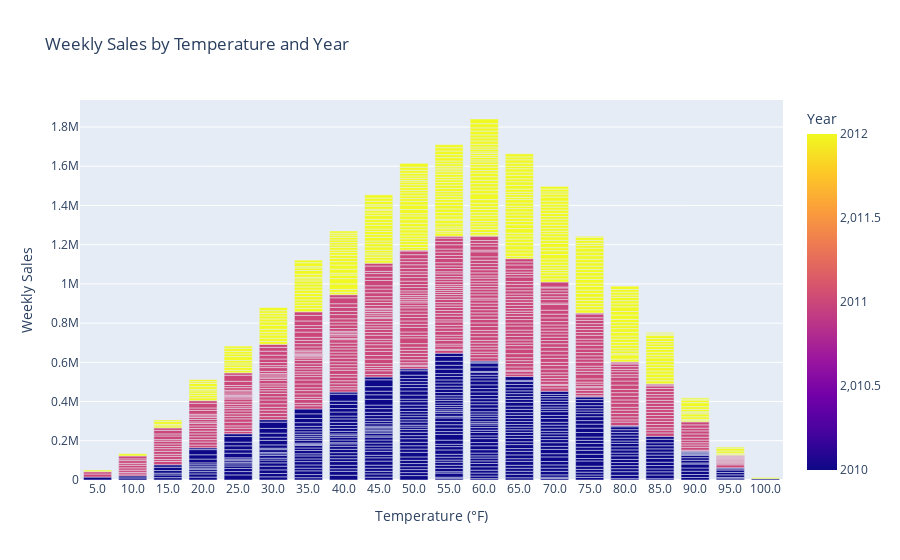

Source (notebook cell):
### Code cell
# Plot using Plotly
fig = px.bar(
    df,
    x='store_temperature_bin',
    y='weekly_sales',
    color='year',
    barmode='stack',
    title='Weekly Sales by Temperature and Year',
    labels={
        'store_temperature_bin': 'Temperature (°F)',
        'weekly_sales': 'Weekly Sales',
        'year': 'Year'
    }
)

fig.show()

### Figure 1 — Plotly figure (JSON) as saved in the notebook; plotly's stock layout.template omitted (floating-point values rounded to 4 significant figures; data arrays with more than 128 entries replaced by an {"elided": "..."} marker saying what was removed)
{"data": [{"hovertemplate": "Temperature (°F)=%{x}<br>Weekly Sales=%{y}<br>Year=%{marker.color}<extra></extra>", "legendgroup": "", "marker": {"color": {"elided": "1234 int values"}, "coloraxis": "coloraxis", "pattern": {"shape": ""}}, "name": "", "orientation": "v", "showlegend": false, "textposition": "auto", "type": "bar", "x": {"elided": "1234 str values"}, "xaxis": "x", "y": {"elided": "1234 float values"}, "yaxis": "y"}], "layout": {"barmode": "stack", "coloraxis": {"colorbar": {"title": {"text": "Year"}}, "colorscale": [[0, "#0d0887"], [0.1111, "#46039f"], [0.2222, "#7201a8"], [0.3333, "#9c179e"], [0.4444, "#bd3786"], [0.5556, "#d8576b"], [0.6667, "#ed7953"], [0.7778, "#fb9f3a"], [0.8889, "#fdca26"], [1, "#f0f921"]]}, "legend": {"tracegroupgap": 0}, "title": {"text": "Weekly Sales by Temperature and Year"}, "xaxis": {"anchor": "y", "domain": [0, 1], "title": {"text": "Temperature (°F)"}}, "yaxis": {"anchor": "x", "domain": [0, 1], "title": {"text": "Weekly Sales"}}}}
